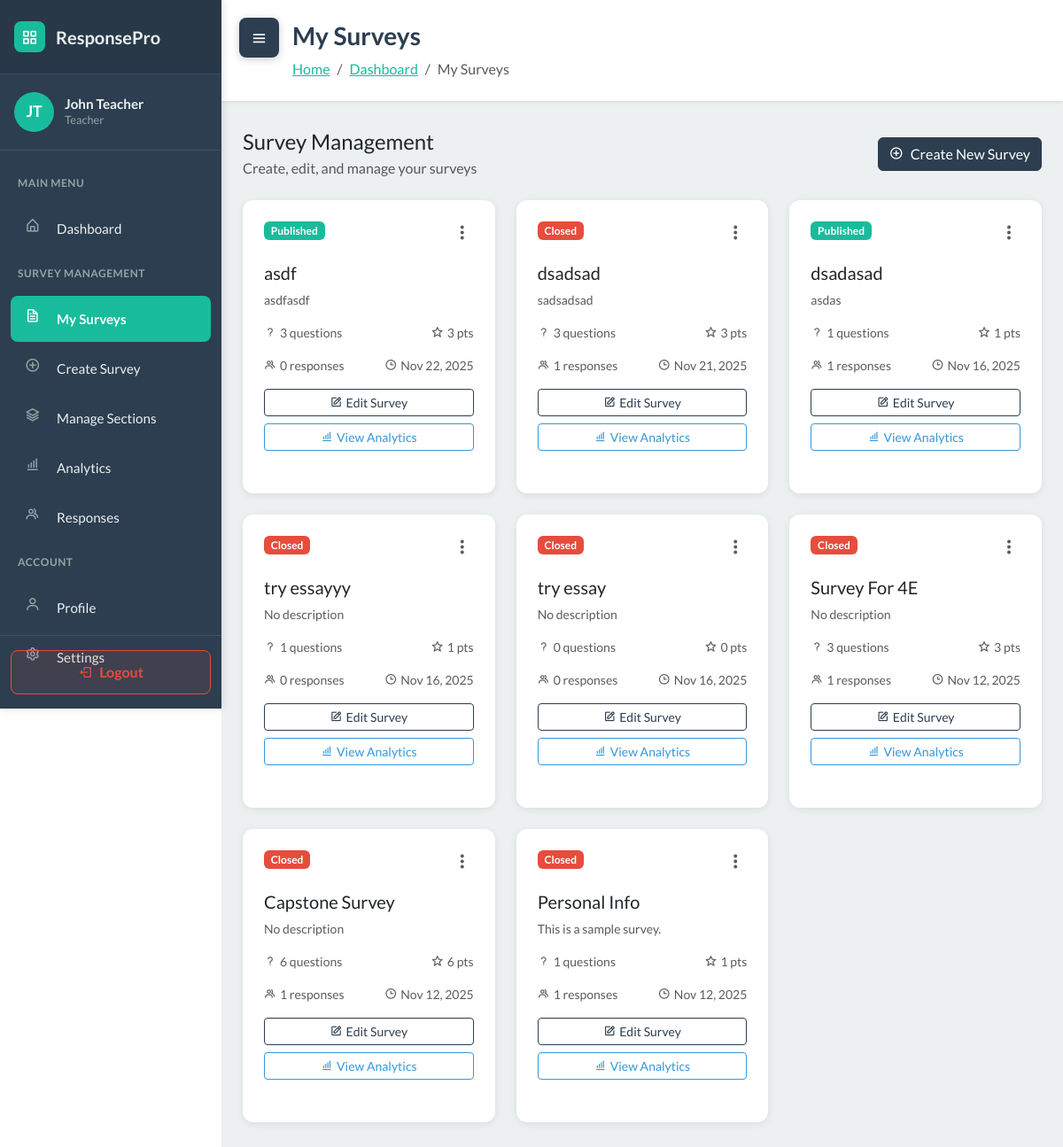
The app's page /surveys/ (signed in), older data.
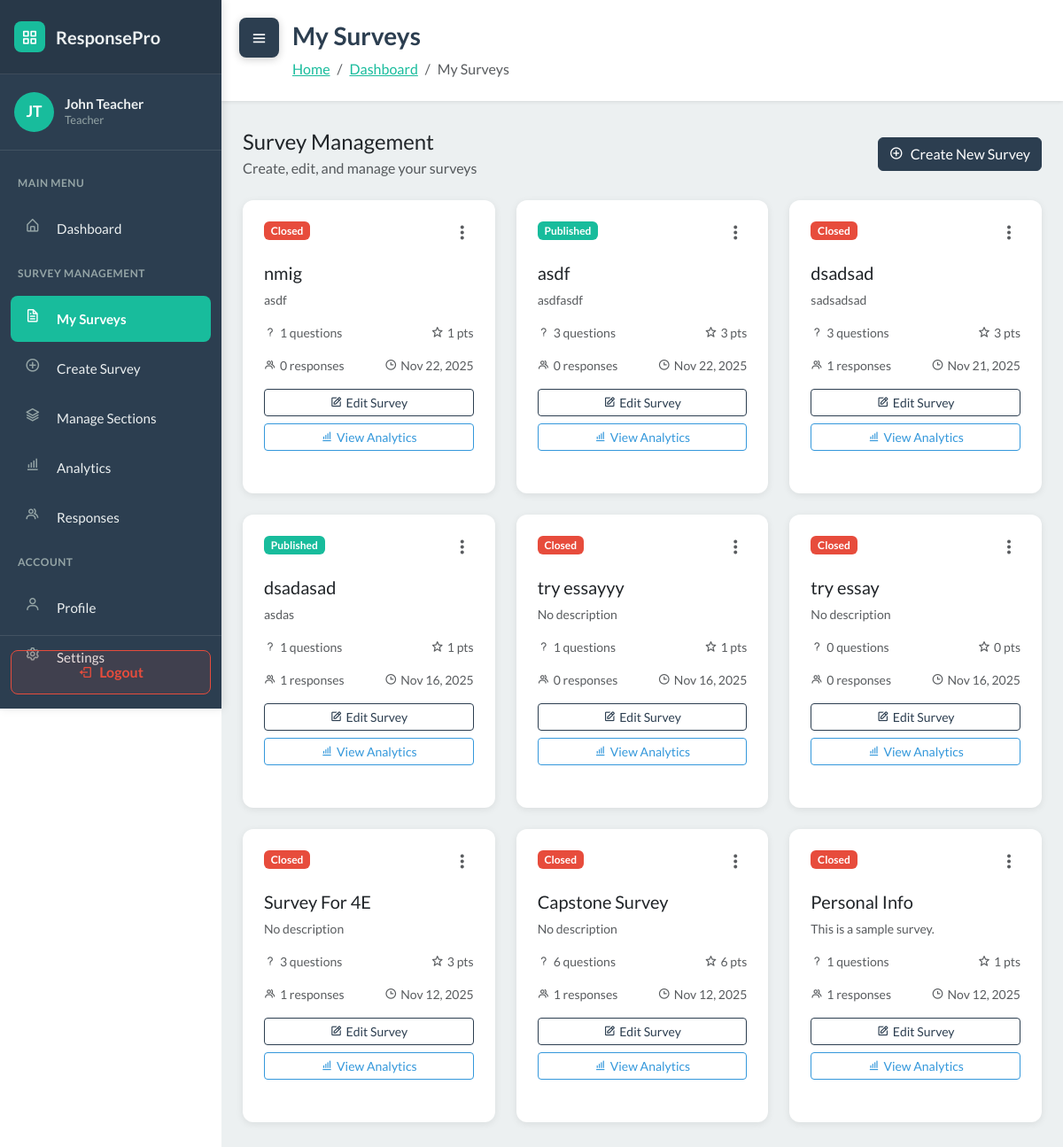
The same page, newer data.
### WebSurvey/models.py (models this page shows, shortened)
class Survey(models.Model):
    STATUS_CHOICES = [
        ('draft', 'Draft'),
        ('published', 'Published'),
        ('closed', 'Closed'),
    ]
    title = models.CharField(max_length=255)
    description = models.TextField(blank=True)
    teacher = models.ForeignKey(User, on_delete=models.CASCADE, related_name='surveys')
    sections = models.ManyToManyField(Section, blank=True, related_name='surveys')
    status = models.CharField(max_length=20, choices=STATUS_CHOICES, default='draft')
    total_points = models.IntegerField(default=0)
    time_limit = models.IntegerField(null=True, blank=True, help_text="Time limit in minutes")
    due_date = models.DateTimeField(null=True, blank=True)
    created_at = models.DateTimeField(auto_now_add=True)
    updated_at = models.DateTimeField(auto_now=True)
    class Meta:
        ordering = ['-created_at']

### WebSurvey/views.py (the view)
# urls.py: path('surveys/', views.survey_list, name='survey_list'),
@login_required
def survey_list(request):
    if request.user.role != 'teacher':
        messages.error(request, 'Only teachers can access this page.')
        return redirect('dashboard')
    auto_close_due_surveys()
    surveys = Survey.objects.filter(teacher=request.user)
    context = {
        'surveys': surveys,
        'user': request.user
    }
    return render(request, 'survey_list.html', context)

### WebSurvey/services.py (called while the page is built)
def auto_close_due_surveys():
    now = timezone.now()
    overdue_ids = []
    for survey in Survey.objects.filter(status='published', due_date__isnull=False):
        due = survey.due_date
        if due is None:
            continue
        if timezone.is_naive(due):
            due = timezone.make_aware(due, timezone.get_current_timezone())
        if due <= now:
            overdue_ids.append(survey.id)
    if overdue_ids:
        Survey.objects.filter(id__in=overdue_ids).update(status='closed')
    return now

### WebSurvey/templates/survey_list.html (shortened to what the changed rows need)
<!DOCTYPE html>
{% load static %}
<html data-bs-theme="light" lang="en">
<head>
    <link rel="stylesheet" href="https://cdn.jsdelivr.net/npm/bootswatch@5.3.6/dist/flatly/bootstrap.min.css">
    <link rel="stylesheet" href="https://cdn.jsdelivr.net/npm/boxicons@latest/css/boxicons.min.css">
    <link rel="stylesheet" href="https://cdnjs.cloudflare.com/ajax/libs/font-awesome/4.7.0/css/font-awesome.min.css">
    <link rel="stylesheet" href="{% static 'css/dashboard-sidebar.css' %}">
    <link rel="stylesheet" href="{% static 'css/bss-overrides.css' %}">
</head>
<body>
    <main class="dashboard-content" id="mainContent">
        <div class="content-header">
            <h1>My Surveys</h1>
        </div>
        <div class="container-fluid px-4 pb-5">
            <div class="row">
                {% for survey in surveys %}
                <div class="col-md-6 col-lg-4 mb-4">
                    <div class="dashboard-card h-100">
                        <div class="d-flex justify-content-between align-items-start mb-3">
                            <span class="badge
                                {% if survey.status == 'published' %}bg-success
                                {% elif survey.status == 'draft' %}bg-secondary
                                {% else %}bg-danger{% endif %}">
                                {{ survey.get_status_display }}
                            </span>
                            <div class="dropdown">
                                <button class="btn btn-link text-muted p-0" type="button" data-bs-toggle="dropdown">
                                    <i class="bx bx-dots-vertical-rounded" style="font-size: 1.5rem;"></i>
                                </button>
                            </div>
                        </div>
                        <h5 class="mb-2">{{ survey.title }}</h5>
                        <p class="text-muted small mb-3">
                            {{ survey.description|truncatewords:15|default:"No description" }}
                        </p>
                        <div class="d-flex justify-content-between text-muted small mb-3">
                            <span><i class="bx bx-question-mark me-1"></i>{{ survey.questions.count }} questions</span>
                            <span><i class="bx bx-star me-1"></i>{{ survey.total_points }} pts</span>
                        </div>
                        <div class="d-flex justify-content-between text-muted small mb-3">
                            <span><i class="bx bx-group me-1"></i>{{ survey.responses.count }} responses</span>
                            <span><i class="bx bx-time me-1"></i>{{ survey.created_at|date:"M d, Y" }}</span>
                        </div>
                        <div class="d-grid gap-2">
                            <a href="{% url 'survey_edit' survey.id %}" class="btn btn-outline-primary btn-sm">
                                <i class="bx bx-edit me-1"></i>Edit Survey
                            </a>
                            {% if survey.status == 'published' or survey.status == 'closed' %}
                            <a href="{% url 'survey_analytics' survey.id %}" class="btn btn-outline-info btn-sm">
                                <i class="bx bx-bar-chart-alt me-1"></i>View Analytics
                            </a>
                            {% endif %}
                        </div>
                    </div>
                </div>
                {% endfor %}
            </div>
        </div>
    </main>
</body>
</html>

Row changes from the older to the newer data that the page shows:
added Survey: status "Closed", title "nmig", description "asdf", questions.count "1", total_points "1", responses.count "0", created_at "Nov 22, 2025", shows "View Analytics"
